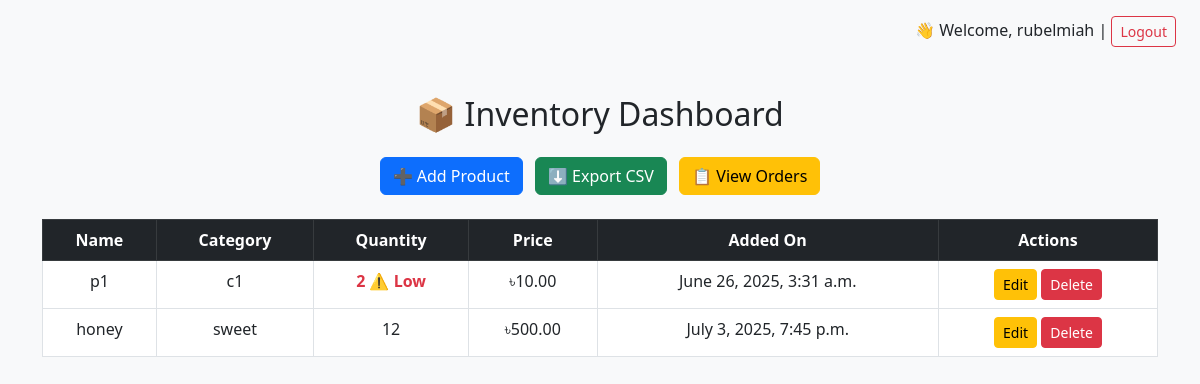
Screenshot of / (signed in) with the database file from the repository.
### inventory/models.py (models this page shows, shortened)
class Product(models.Model):
    name = models.CharField(max_length=100)
    category = models.CharField(max_length=50)
    quantity = models.PositiveIntegerField()
    price = models.DecimalField(max_digits=10, decimal_places=2)
    added_on = models.DateTimeField(auto_now_add=True)

### inventory/views.py (the view)
# urls.py: path('', views.product_list, name='product_list'),
@login_required
def product_list(request):
    products = Product.objects.all()
    context = {
        'products': products,
        'is_admin': request.user.is_staff or request.user.is_superuser
    }
    return render(request, 'inventory/product_list.html', context)

### inventory/templates/inventory/product_list.html (shortened to what this page needs)
<!DOCTYPE html>
<html lang="en">
<head>
    <link href="https://cdn.jsdelivr.net/npm/bootstrap@5.3.0/dist/css/bootstrap.min.css" rel="stylesheet">
</head>
<body class="bg-light">
<div class="text-end me-4 mt-3">
    {% if user.is_authenticated %}
        👋 Welcome, {{ user.username }} |
        <a href="{% url 'logout' %}" class="btn btn-outline-danger btn-sm">Logout</a>
    {% else %}
        <a href="{% url 'login' %}" class="btn btn-outline-primary btn-sm">Login</a>
    {% endif %}
</div>
<div class="container mt-5">
    <h2 class="text-center mb-4">📦 Inventory Dashboard</h2>
    {% if is_admin %}
    <div class="text-center mb-4">
        <a href="{% url 'add_product' %}" class="btn btn-primary me-2">➕ Add Product</a>
        <a href="{% url 'export_csv' %}" class="btn btn-success me-2">⬇️ Export CSV</a>
        <a href="{% url 'admin_order_list' %}" class="btn btn-warning">📋 View Orders</a>
    </div>
    {% endif %}
    <table class="table table-bordered table-hover">
        <thead class="table-dark text-center">
            <tr>
                <th>Name</th>
                <th>Category</th>
                <th>Quantity</th>
                <th>Price</th>
                <th>Added On</th>
                <th>Actions</th>
            </tr>
        </thead>
        <tbody class="text-center">
            {% for product in products %}
            <tr>
                <td>{{ product.name }}</td>
                <td>{{ product.category }}</td>
                <td class="{% if product.quantity < 5 %}text-danger fw-bold{% endif %}">
                    {{ product.quantity }}
                    {% if product.quantity < 5 %}⚠️ Low{% endif %}
                </td>
                <td>৳{{ product.price }}</td>
                <td>{{ product.added_on }}</td>
                <td>
                    {% if is_admin %}
                        <a href="{% url 'edit_product' product.id %}" class="btn btn-sm btn-warning">Edit</a>
                        <a href="{% url 'delete_product' product.id %}" class="btn btn-sm btn-danger"
                           onclick="return confirm('Are you sure?');">Delete</a>
                    {% endif %}
                </td>
            </tr>
            {% endfor %}
        </tbody>
    </table>
</div>
</body>
</html>

### rows the page displays
Product: name "p1", category "c1", quantity "2", shows "⚠️ Low", price "10.00", added_on "June 26, 2025, 3:31 a.m."
Product: name "honey", category "sweet", quantity "12", price "500.00", added_on "July 3, 2025, 7:45 p.m."

### other values shown
{{ user.username }} "rubelmiah"
